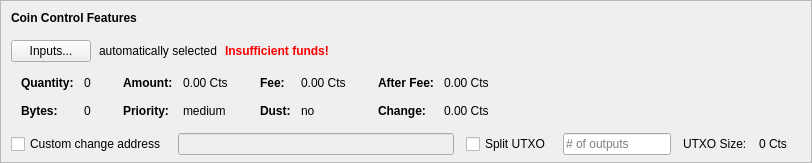
    <widget class="QFrame" name="frameCoinControl">
     <property name="sizePolicy">
      <sizepolicy hsizetype="Expanding" vsizetype="Expanding">
       <horstretch>0</horstretch>
       <verstretch>0</verstretch>
      </sizepolicy>
     </property>
     <property name="maximumSize">
      <size>
       <width>16777215</width>
       <height>16777215</height>
      </size>
     </property>
     <property name="frameShape">
      <enum>QFrame::StyledPanel</enum>
     </property>
     <property name="frameShadow">
      <enum>QFrame::Sunken</enum>
     </property>
     <layout class="QVBoxLayout" name="verticalLayoutCoinControl2">
      <property name="spacing">
       <number>0</number>
      </property>
      <property name="leftMargin">
       <number>0</number>
      </property>
      <property name="topMargin">
       <number>0</number>
      </property>
      <property name="rightMargin">
       <number>0</number>
      </property>
      <property name="bottomMargin">
       <number>6</number>
      </property>
      <item>
       <layout class="QVBoxLayout" name="verticalLayoutCoinControl" stretch="0,0,0,0,1">
        <property name="spacing">
         <number>0</number>
        </property>
        <property name="leftMargin">
         <number>10</number>
        </property>
        <property name="topMargin">
         <number>10</number>
        </property>
        <item>
         <layout class="QHBoxLayout" name="horizontalLayoutCoinControl1">
          <property name="bottomMargin">
           <number>15</number>
          </property>
          <item>
           <widget class="QLabel" name="labelCoinControlFeatures">
            <property name="sizePolicy">
             <sizepolicy hsizetype="Preferred" vsizetype="Maximum">
              <horstretch>0</horstretch>
              <verstretch>0</verstretch>
             </sizepolicy>
            </property>
            <property name="font">
             <font>
              <weight>75</weight>
              <bold>true</bold>
             </font>
            </property>
            <property name="styleSheet">
             <string notr="true">font-weight:bold;</string>
            </property>
            <property name="text">
             <string>Coin Control Features</string>
            </property>
           </widget>
          </item>
         </layout>
        </item>
        <item>
         <layout class="QHBoxLayout" name="horizontalLayoutCoinControl2" stretch="0,0,0,0">
          <property name="spacing">
           <number>8</number>
          </property>
          <property name="bottomMargin">
           <number>10</number>
          </property>
          <item>
           <widget class="QPushButton" name="pushButtonCoinControl">
            <property name="styleSheet">
             <string notr="true"/>
            </property>
            <property name="text">
             <string>Inputs...</string>
            </property>
            <property name="autoDefault">
             <bool>false</bool>
            </property>
           </widget>
          </item>
          <item>
           <widget class="QLabel" name="labelCoinControlAutomaticallySelected">
            <property name="text">
             <string>automatically selected</string>
            </property>
            <property name="margin">
             <number>5</number>
            </property>
           </widget>
          </item>
          <item>
           <widget class="QLabel" name="labelCoinControlInsuffFunds">
            <property name="font">
             <font>
              <weight>75</weight>
              <bold>true</bold>
             </font>
            </property>
            <property name="styleSheet">
             <string notr="true">color:red;font-weight:bold;</string>
            </property>
            <property name="text">
             <string>Insufficient funds!</string>
            </property>
            <property name="margin">
             <number>5</number>
            </property>
           </widget>
          </item>
          <item>
           <spacer name="horizontalSpacerCoinControl">
            <property name="orientation">
             <enum>Qt::Horizontal</enum>
            </property>
            <property name="sizeHint" stdset="0">
             <size>
              <width>40</width>
              <height>1</height>
             </size>
            </property>
           </spacer>
          </item>
         </layout>
        </item>
        <item>
         <widget class="QWidget" name="widgetCoinControl" native="true">
          <property name="sizePolicy">
           <sizepolicy hsizetype="Preferred" vsizetype="Preferred">
            <horstretch>0</horstretch>
            <verstretch>0</verstretch>
           </sizepolicy>
          </property>
          <property name="minimumSize">
           <size>
            <width>0</width>
            <height>0</height>
           </size>
          </property>
          <property name="styleSheet">
           <string notr="true"/>
          </property>
          <layout class="QHBoxLayout" name="horizontalLayoutCoinControl5">
           <property name="leftMargin">
            <number>0</number>
           </property>
           <property name="topMargin">
            <number>0</number>
           </property>
           <property name="rightMargin">
            <number>0</number>
           </property>
           <property name="bottomMargin">
            <number>0</number>
           </property>
           <item>
            <layout class="QHBoxLayout" name="horizontalLayoutCoinControl3" stretch="0,0,0,1">
             <property name="spacing">
              <number>20</number>
             </property>
             <property name="topMargin">
              <number>0</number>
             </property>
             <property name="bottomMargin">
              <number>10</number>
             </property>
             <item>
              <layout class="QFormLayout" name="formLayoutCoinControl1">
               <property name="horizontalSpacing">
                <number>10</number>
               </property>
               <property name="verticalSpacing">
                <number>14</number>
               </property>
               <property name="leftMargin">
                <number>10</number>
               </property>
               <property name="topMargin">
                <number>4</number>
               </property>
               <property name="rightMargin">
                <number>6</number>
               </property>
               <item row="0" column="0">
                <widget class="QLabel" name="labelCoinControlQuantityText">
                 <property name="font">
                  <font>
                   <weight>75</weight>
                   <bold>true</bold>
                  </font>
                 </property>
                 <property name="text">
                  <string>Quantity:</string>
                 </property>
                 <property name="margin">
                  <number>0</number>
                 </property>
                </widget>
               </item>
               <item row="0" column="1">
                <widget class="QLabel" name="labelCoinControlQuantity">
                 <property name="cursor">
                  <cursorShape>IBeamCursor</cursorShape>
                 </property>
                 <property name="contextMenuPolicy">
                  <enum>Qt::ActionsContextMenu</enum>
                 </property>
                 <property name="text">
                  <string notr="true">0</string>
                 </property>
                 <property name="margin">
                  <number>0</number>
                 </property>
                 <property name="textInteractionFlags">
                  <set>Qt::LinksAccessibleByMouse|Qt::TextSelectableByKeyboard|Qt::TextSelectableByMouse</set>
                 </property>
                </widget>
               </item>
               <item row="1" column="0">
                <widget class="QLabel" name="labelCoinControlBytesText">
                 <property name="font">
                  <font>
                   <weight>75</weight>
                   <bold>true</bold>
                  </font>
                 </property>
                 <property name="text">
                  <string>Bytes:</string>
                 </property>
                </widget>
               </item>
               <item row="1" column="1">
                <widget class="QLabel" name="labelCoinControlBytes">
                 <property name="cursor">
                  <cursorShape>IBeamCursor</cursorShape>
                 </property>
                 <property name="contextMenuPolicy">
                  <enum>Qt::ActionsContextMenu</enum>
                 </property>
                 <property name="text">
                  <string notr="true">0</string>
                 </property>
                 <property name="textInteractionFlags">
                  <set>Qt::LinksAccessibleByMouse|Qt::TextSelectableByKeyboard|Qt::TextSelectableByMouse</set>
                 </property>
                </widget>
               </item>
              </layout>
             </item>
             <item>
              <layout class="QFormLayout" name="formLayoutCoinControl2">
               <property name="horizontalSpacing">
                <number>10</number>
               </property>
               <property name="verticalSpacing">
                <number>14</number>
               </property>
               <property name="leftMargin">
                <number>6</number>
               </property>
               <property name="topMargin">
                <number>4</number>
               </property>
               <property name="rightMargin">
                <number>6</number>
               </property>
               <item row="0" column="0">
                <widget class="QLabel" name="labelCoinControlAmountText">
                 <property name="font">
                  <font>
                   <weight>75</weight>
                   <bold>true</bold>
                  </font>
                 </property>
                 <property name="text">
                  <string>Amount:</string>
                 </property>
                 <property name="margin">
                  <number>0</number>
                 </property>
                </widget>
               </item>
               <item row="0" column="1">
                <widget class="QLabel" name="labelCoinControlAmount">
                 <property name="cursor">
                  <cursorShape>IBeamCursor</cursorShape>
                 </property>
                 <property name="contextMenuPolicy">
                  <enum>Qt::ActionsContextMenu</enum>
                 </property>
                 <property name="text">
                  <string notr="true">0.00 Cts</string>
                 </property>
                 <property name="textInteractionFlags">
                  <set>Qt::LinksAccessibleByMouse|Qt::TextSelectableByKeyboard|Qt::TextSelectableByMouse</set>
                 </property>
                </widget>
               </item>
               <item row="1" column="0">
                <widget class="QLabel" name="labelCoinControlPriorityText">
                 <property name="font">
                  <font>
                   <weight>75</weight>
                   <bold>true</bold>
                  </font>
                 </property>
                 <property name="text">
                  <string>Priority:</string>
                 </property>
                </widget>
               </item>
               <item row="1" column="1">
                <widget class="QLabel" name="labelCoinControlPriority">
                 <property name="cursor">
                  <cursorShape>IBeamCursor</cursorShape>
                 </property>
                 <property name="contextMenuPolicy">
                  <enum>Qt::ActionsContextMenu</enum>
                 </property>
                 <property name="text">
                  <string>medium</string>
                 </property>
                 <property name="textInteractionFlags">
                  <set>Qt::LinksAccessibleByMouse|Qt::TextSelectableByKeyboard|Qt::TextSelectableByMouse</set>
                 </property>
                </widget>
               </item>
              </layout>
             </item>
             <item>
              <layout class="QFormLayout" name="formLayoutCoinControl3">
               <property name="horizontalSpacing">
                <number>10</number>
               </property>
               <property name="verticalSpacing">
                <number>14</number>
               </property>
               <property name="leftMargin">
                <number>6</number>
               </property>
               <property name="topMargin">
                <number>4</number>
               </property>
               <property name="rightMargin">
                <number>6</number>
               </property>
               <item row="0" column="0">
                <widget class="QLabel" name="labelCoinControlFeeText">
                 <property name="font">
                  <font>
                   <weight>75</weight>
                   <bold>true</bold>
                  </font>
                 </property>
                 <property name="text">
                  <string>Fee:</string>
                 </property>
                 <property name="margin">
                  <number>0</number>
                 </property>
                </widget>
               </item>
               <item row="0" column="1">
                <widget class="QLabel" name="labelCoinControlFee">
                 <property name="cursor">
                  <cursorShape>IBeamCursor</cursorShape>
                 </property>
                 <property name="contextMenuPolicy">
                  <enum>Qt::ActionsContextMenu</enum>
                 </property>
                 <property name="text">
                  <string notr="true">0.00 Cts</string>
                 </property>
                 <property name="textInteractionFlags">
                  <set>Qt::LinksAccessibleByMouse|Qt::TextSelectableByKeyboard|Qt::TextSelectableByMouse</set>
                 </property>
                </widget>
               </item>
               <item row="1" column="0">
                <widget class="QLabel" name="labelCoinControlLowOutputText">
                 <property name="font">
                  <font>
                   <weight>75</weight>
                   <bold>true</bold>
                  </font>
                 </property>
                 <property name="text">
                  <string>Dust:</string>
                 </property>
                </widget>
               </item>
               <item row="1" column="1">
                <widget class="QLabel" name="labelCoinControlLowOutput">
                 <property name="cursor">
                  <cursorShape>IBeamCursor</cursorShape>
                 </property>
                 <property name="contextMenuPolicy">
                  <enum>Qt::ActionsContextMenu</enum>
                 </property>
                 <property name="text">
                  <string>no</string>
                 </property>
                 <property name="textInteractionFlags">
                  <set>Qt::LinksAccessibleByMouse|Qt::TextSelectableByKeyboard|Qt::TextSelectableByMouse</set>
                 </property>
                </widget>
               </item>
              </layout>
             </item>
             <item>
              <layout class="QFormLayout" name="formLayoutCoinControl4">
               <property name="horizontalSpacing">
                <number>10</number>
               </property>
               <property name="verticalSpacing">
                <number>14</number>
               </property>
               <property name="leftMargin">
                <number>6</number>
               </property>
               <property name="topMargin">
                <number>4</number>
               </property>
               <property name="rightMargin">
                <number>6</number>
               </property>
               <item row="0" column="0">
                <widget class="QLabel" name="labelCoinControlAfterFeeText">
                 <property name="font">
                  <font>
                   <weight>75</weight>
                   <bold>true</bold>
                  </font>
                 </property>
                 <property name="text">
                  <string>After Fee:</string>
                 </property>
                 <property name="margin">
                  <number>0</number>
                 </property>
                </widget>
               </item>
               <item row="0" column="1">
                <widget class="QLabel" name="labelCoinControlAfterFee">
                 <property name="cursor">
                  <cursorShape>IBeamCursor</cursorShape>
                 </property>
                 <property name="contextMenuPolicy">
                  <enum>Qt::ActionsContextMenu</enum>
                 </property>
                 <property name="text">
                  <string notr="true">0.00 Cts</string>
                 </property>
                 <property name="textInteractionFlags">
                  <set>Qt::LinksAccessibleByMouse|Qt::TextSelectableByKeyboard|Qt::TextSelectableByMouse</set>
                 </property>
                </widget>
               </item>
               <item row="1" column="0">
                <widget class="QLabel" name="labelCoinControlChangeText">
                 <property name="font">
                  <font>
                   <weight>75</weight>
                   <bold>true</bold>
                  </font>
                 </property>
                 <property name="text">
                  <string>Change:</string>
                 </property>
                </widget>
               </item>
               <item row="1" column="1">
                <widget class="QLabel" name="labelCoinControlChange">
                 <property name="cursor">
                  <cursorShape>IBeamCursor</cursorShape>
                 </property>
                 <property name="contextMenuPolicy">
                  <enum>Qt::ActionsContextMenu</enum>
                 </property>
                 <property name="text">
                  <string notr="true">0.00 Cts</string>
                 </property>
                 <property name="textInteractionFlags">
                  <set>Qt::LinksAccessibleByMouse|Qt::TextSelectableByKeyboard|Qt::TextSelectableByMouse</set>
                 </property>
                </widget>
               </item>
              </layout>
             </item>
            </layout>
           </item>
          </layout>
         </widget>
        </item>
        <item>
         <layout class="QHBoxLayout" name="horizontalLayoutCoinControl4" stretch="0,0,0,0,0,0,0">
          <property name="spacing">
           <number>12</number>
          </property>
          <property name="sizeConstraint">
           <enum>QLayout::SetDefaultConstraint</enum>
          </property>
          <property name="topMargin">
           <number>5</number>
          </property>
          <property name="rightMargin">
           <number>5</number>
          </property>
          <item>
           <widget class="QCheckBox" name="checkBoxCoinControlChange">
            <property name="toolTip">
             <string>If this is activated, but the change address is empty or invalid, change will be sent to a newly generated address.</string>
            </property>
            <property name="text">
             <string>Custom change address</string>
            </property>
           </widget>
          </item>
          <item>
           <widget class="QValidatedLineEdit" name="lineEditCoinControlChange">
            <property name="enabled">
             <bool>false</bool>
            </property>
            <property name="sizePolicy">
             <sizepolicy hsizetype="Expanding" vsizetype="Fixed">
              <horstretch>0</horstretch>
              <verstretch>0</verstretch>
             </sizepolicy>
            </property>
           </widget>
          </item>
          <item>
           <widget class="QCheckBox" name="splitBlockCheckBox">
            <property name="text">
             <string>Split UTXO</string>
            </property>
           </widget>
          </item>
          <item>
           <widget class="QLineEdit" name="splitBlockLineEdit">
            <property name="sizePolicy">
             <sizepolicy hsizetype="Fixed" vsizetype="Fixed">
              <horstretch>50</horstretch>
              <verstretch>0</verstretch>
             </sizepolicy>
            </property>
            <property name="placeholderText">
             <string># of outputs</string>
            </property>
           </widget>
          </item>
          <item>
           <widget class="QLabel" name="labelBlockSizeText">
            <property name="text">
             <string>UTXO Size:</string>
            </property>
           </widget>
          </item>
          <item>
           <widget class="QLabel" name="labelBlockSize">
            <property name="text">
             <string>0 Cts</string>
            </property>
           </widget>
          </item>
          <item>
           <widget class="QLabel" name="labelCoinControlChangeLabel">
            <property name="sizePolicy">
             <sizepolicy hsizetype="Preferred" vsizetype="Expanding">
              <horstretch>0</horstretch>
              <verstretch>0</verstretch>
             </sizepolicy>
            </property>
            <property name="minimumSize">
             <size>
              <width>0</width>
              <height>0</height>
             </size>
            </property>
            <property name="text">
             <string/>
            </property>
            <property name="margin">
             <number>3</number>
            </property>
           </widget>
          </item>
         </layout>
        </item>
        <item>
         <spacer name="verticalSpacerCoinControl">
          <property name="orientation">
           <enum>Qt::Vertical</enum>
          </property>
          <property name="sizeHint" stdset="0">
           <size>
            <width>800</width>
            <height>1</height>
           </size>
          </property>
         </spacer>
        </item>
       </layout>
      </item>
     </layout>
    </widget>
